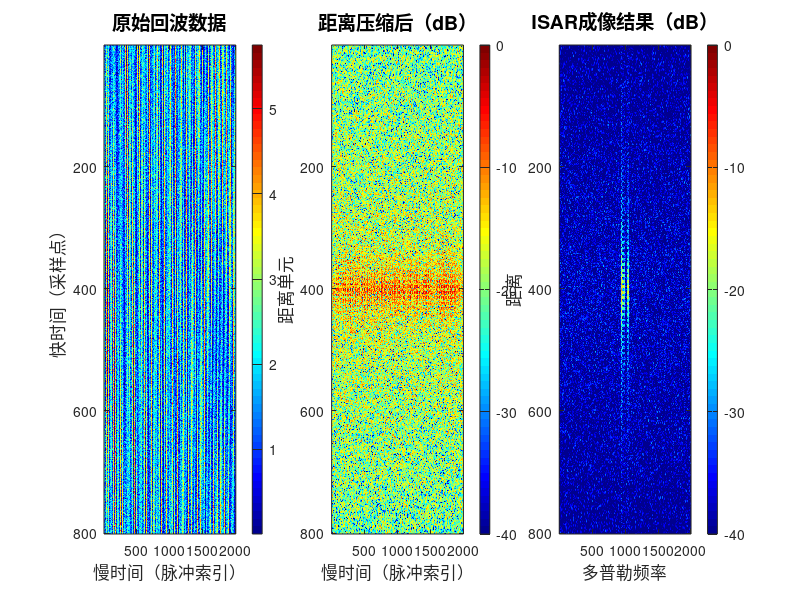

Reproduce this figure in MATLAB.
%% ISAR成像演示 - 无人机雷达图像生成
% 用途：快速验证ISAR成像算法
% 运行方法：直接在MATLAB里运行即可

clear; clc; close all;

fprintf('====================================\n');
fprintf('  ISAR成像演示开始\n');
fprintf('====================================\n\n');

%% 1. 雷达参数设置
fc = 28e9;              % 载波频率 28GHz (5G毫米波)
c = 3e8;                % 光速
lambda = c/fc;          % 波长
B = 400e6;              % 带宽 400MHz
Tp = 1e-6;              % 脉冲宽度 1微秒
fs = 2*B;               % 采样率
Kr = B/Tp;              % 调频率

fprintf('雷达参数:\n');
fprintf('  载波频率: %.1f GHz\n', fc/1e9);
fprintf('  带宽: %.0f MHz\n', B/1e6);
fprintf('  距离分辨率: %.2f cm\n\n', c/(2*B)*100);

%% 2. 无人机目标模型（4个散射点）
% 模拟一个十字形无人机
target_points = [
    0,    0,    0;      % 中心点
    0.3,  0,    0;      % 右臂
   -0.3,  0,    0;      % 左臂
    0,    0.25, 0       % 前臂
];
num_points = size(target_points, 1);

fprintf('目标设置:\n');
fprintf('  散射点数量: %d 个\n\n', num_points);

%% 3. 观测参数
omega = 0.5;            % 旋转角速度 0.5 rad/s
T_obs = 2;              % 观测时间 2秒
PRF = 1000;             % 脉冲重复频率
slow_time = 0:1/PRF:T_obs;
num_pulses = length(slow_time);

fprintf('观测参数:\n');
fprintf('  观测时间: %.1f 秒\n', T_obs);
fprintf('  脉冲数量: %d\n\n', num_pulses);

%% 4. 生成回波数据
fprintf('正在生成回波数据...\n');

fast_time = 0:1/fs:Tp;
num_samples = length(fast_time);
echo = zeros(num_samples, num_pulses);

R0 = 1000;  % 初始距离 1000米

for p = 1:num_pulses
    theta = omega * slow_time(p);  % 当前旋转角度
    
    for k = 1:num_points
        % 计算旋转后的坐标
        x_rot = target_points(k,1)*cos(theta) - target_points(k,2)*sin(theta);
        y_rot = target_points(k,1)*sin(theta) + target_points(k,2)*cos(theta);
        
        % 计算瞬时距离
        R = R0 + y_rot;
        % 使用相对时延（已补偿参考距离R0的固定时延）
        % 若用绝对时延 tau=2R/c≈6.67μs >> fast_time上限1μs，信号会被因果性约束全部清零
        tau = 2*(R - R0)/c;  % 相对时延（量级约±2ns，远小于1μs快时间窗口）

        % 生成线性调频信号（相位保留绝对距离R，用于记录旋转多普勒信息）
        sig = exp(1j*pi*Kr*(fast_time - tau).^2) .* ...
              exp(-1j*4*pi*fc*R/c);
        
        echo(:, p) = echo(:, p) + sig';
    end
    
    % 显示进度
    if mod(p, 400) == 0
        fprintf('  进度: %d/%d\n', p, num_pulses);
    end
end

% 加入噪声
SNR_dB = 10;
try
    echo = awgn(echo, SNR_dB, 'measured');
catch
    % 没有 Communications Toolbox，手动添加高斯白噪声
    signal_power = mean(abs(echo(:)).^2);
    noise_power = signal_power / (10^(SNR_dB/10));
    noise = sqrt(noise_power/2) * (randn(size(echo)) + 1j*randn(size(echo)));
    echo = echo + noise;
end

fprintf('  回波数据生成完成！\n\n');

%% 5. 距离压缩（匹配滤波）
fprintf('正在进行距离压缩...\n');

ref_signal = exp(1j*pi*Kr*fast_time.^2);
matched_filter = conj(fliplr(ref_signal));

range_compressed = zeros(size(echo));
for p = 1:num_pulses
    range_compressed(:,p) = conv(echo(:,p), matched_filter, 'same');
end

fprintf('  距离压缩完成！\n\n');

%% 6. 方位压缩（FFT）
fprintf('正在进行方位压缩...\n');

isar_image = fftshift(fft(range_compressed, [], 2), 2);

fprintf('  方位压缩完成！\n\n');

%% 7. 显示结果
fprintf('正在生成图像...\n');

figure('Name', 'ISAR成像结果', 'Position', [100, 100, 1400, 500]);
set(gcf, 'Color', 'w');

% 子图1：原始回波
subplot(1,3,1);
imagesc(abs(echo));
colormap(jet);
colorbar;
title('原始回波数据', 'FontSize', 14);
xlabel('慢时间（脉冲索引）', 'FontSize', 12);
ylabel('快时间（采样点）', 'FontSize', 12);

% 子图2：距离压缩后（归一化dB显示，便于观察幅度分布）
subplot(1,3,2);
rc_norm = 20*log10(abs(range_compressed)/max(abs(range_compressed(:))) + eps);
imagesc(rc_norm);
colorbar;
title('距离压缩后（dB）', 'FontSize', 14);
xlabel('慢时间（脉冲索引）', 'FontSize', 12);
ylabel('距离单元', 'FontSize', 12);
caxis([-40 0]);

% 子图3：ISAR图像（归一化后再显示，caxis[-40,0]才有意义）
subplot(1,3,3);
isar_norm = 20*log10(abs(isar_image)/max(abs(isar_image(:))) + eps);
imagesc(isar_norm);
colorbar;
title('ISAR成像结果（dB）', 'FontSize', 14);
xlabel('多普勒频率', 'FontSize', 12);
ylabel('距离', 'FontSize', 12);
caxis([-40 0]);

% 保存图像（使用脚本所在目录）
script_dir = fileparts(mfilename('fullpath'));
if isempty(script_dir), script_dir = pwd; end
saveas(gcf, fullfile(script_dir, 'isar_result.png'));
fprintf('  图像已保存为 isar_result.png\n\n');

%% 8. 性能报告
fprintf('====================================\n');
fprintf('  成像性能总结\n');
fprintf('====================================\n');
fprintf('距离分辨率: %.2f cm\n', c/(2*B)*100);
fprintf('方位分辨率: %.2f cm\n', lambda/(2*omega*T_obs)*100);
fprintf('图像大小: %d x %d\n', size(isar_image,1), size(isar_image,2));
fprintf('====================================\n');
fprintf('演示完成！请查看生成的图像。\n');
fprintf('====================================\n');
